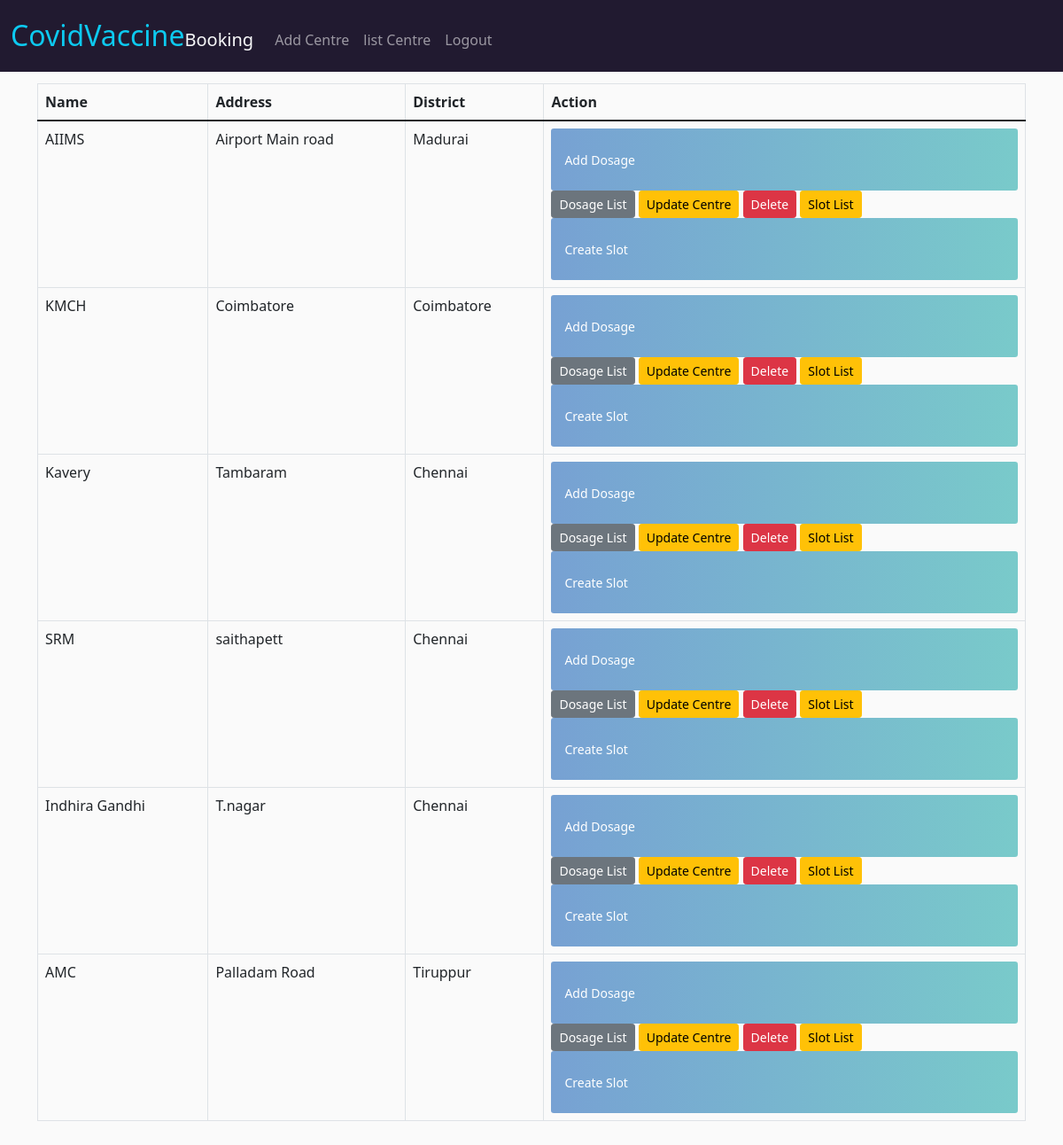
The page /adminlistcentre/ (signed in) on the database its author committed.
### main/models.py (models this page shows, shortened)
class VaccineCentre(models.Model):
    name = models.CharField(max_length=100)
    address= models.TextField()
    district=models.CharField(max_length=25)
    phone_number = models.CharField(max_length=20)
    email = models.EmailField()

### main/views.py (the view)
# urls.py: path('adminlistcentre/', views.adminlistcentres, name='adminlistcentre'),
def adminlistcentres(request):
    if request.user.is_authenticated:
        vaccine_centres = VaccineCentre.objects.all()
        context = {
            'vaccine_centres': vaccine_centres,
        }
        return render(request, 'adminlistcentres.html', context)
    else:
        return redirect('login')

### Template/adminlistcentres.html
{% extends 'base.html' %}
{% block content %}
<div class="container mt-4">
    <h2>Admin List of Vaccine Centres</h2>
    <table class="table table-bordered">
        <thead>
            <tr>
                <th scope="col">Name</th>
                <th scope="col">Address</th>
                <th scope="col">District</th>
                <th scope="col">Action</th>
            </tr>
        </thead>
        <tbody>
            {% for centre in vaccine_centres %}
            <tr>
                <td>{{ centre.name }}</td>
                <td>{{ centre.address }}</td>
                <td>{{ centre.district }}</td>
                <td>
                    <a class="btn btn-primary btn-sm" href="{% url 'adddosage' centre.pk %}" role="button">Add Dosage</a>
                    <a class="btn btn-secondary btn-sm" href="{% url 'dosagelist' centre.pk %}" role="button">Dosage List</a>
                    <a class="btn btn-warning btn-sm" href="{% url 'updatecentre' centre.pk %}" role="button">Update Centre</a>
                    <a class="btn btn-danger btn-sm" href="{% url 'removecentre' centre.pk %}" role="button">Delete</a>
                    <a class="btn btn-warning btn-sm" href="{% url 'slotlist' centre.pk %}" role="button"> Slot List</a>
                    <a class="btn btn-primary btn-sm" href="{% url 'slotcreate' centre.pk %}" role="button">Create Slot</a>
                </td>
            </tr>
            {% endfor %}
        </tbody>
    </table>
</div>
{% endblock %}

### Template/base.html (shortened to what this page needs)
{% load static %}
<!doctype html>
<html lang="en">
  <head>
    <link href="https://cdn.jsdelivr.net/npm/bootstrap@5.1.3/dist/css/bootstrap.min.css" rel="stylesheet">
    <link rel="stylesheet" href="{% static 'css/style.css' %}">
  </head>
  <body>
    <nav class="navbar navbar-expand-lg navbar-dark bg-dark py-3 fixed-top">
        <div class="container-fluid">
        <a class="navbar-brand" href="#"><span class="text-info h2">CovidVaccine</span><span class="text-light h5">Booking</span></a>
        <div class="collapse navbar-collapse" id="navbarSupportedContent">
          <ul class="navbar-nav me-auto mb-2 mb-lg-0">
              {% if user.is_authenticated %}
                  {% if request.user.is_superuser %}
                      <li class="nav-item">
                          <a class="nav-link pt-3 {% block addcentre %}{% endblock addcentre %}" href="{% url 'addcentre' %}">Add Centre</a>
                      </li>
                      <li class="nav-item">
                        <a class="nav-link pt-3 {% block adminlistcentre %}{% endblock adminlistcentre %}" href="{% url 'adminlistcentre' %}">list Centre</a>
                    </li>
                  {% else %}
                      <li class="nav-item">
                          <a class="nav-link pt-3" href="{% url 'listcentre' %}">List Centre</a>
                      </li>
                  {% endif %}
                  <li class="nav-item">
                      <a class="nav-link pt-3 {% block logout %}{% endblock logout %}" href="{% url 'logout' %}">Logout</a>
                  </li>
              {% else %}
                  <li class="nav-item">
                      <a class="nav-link pt-3 {% block login %}{% endblock login %}" href="{% url 'login' %}">Login</a>
                  </li>
              {% endif %}
          </ul>
      </div>
        </div>
    </nav>
<br>
    {% block content %}{% endblock content %}
    <br><br><br>
  </body>
</html>

### static/css/style.css (style rules this page uses)
html, body { height: 100%; min-height: 100%; margin-bottom: 50px; }
body { background-color: hsl(0, 0%, 98%); }
h1,h2,h3,h4,h5,h6 { color:hsl(0, 0%, 30%); }
.bg-dark { background-color:#211a30!important; }
.btn.btn-primary { width: 100%; height: 70px; display: flex; align-items: center; justify-content: space-between; padding: 0 15px; background-image: linear-gradient(to right, #77A1D3 0%, #79CBCA 51%, #77A1D3 100%); border: none; transition: 0.5s; background-size: 200% auto; }

### rows shown on the page
VaccineCentre: name "AIIMS", address "Airport Main road", district "Madurai"
VaccineCentre: name "KMCH", address "Coimbatore", district "Coimbatore"
VaccineCentre: name "Kavery", address "Tambaram", district "Chennai"
VaccineCentre: name "SRM", address "saithapett", district "Chennai"
VaccineCentre: name "Indhira Gandhi", address "T.nagar", district "Chennai"
VaccineCentre: name "AMC", address "Palladam Road", district "Tiruppur"
